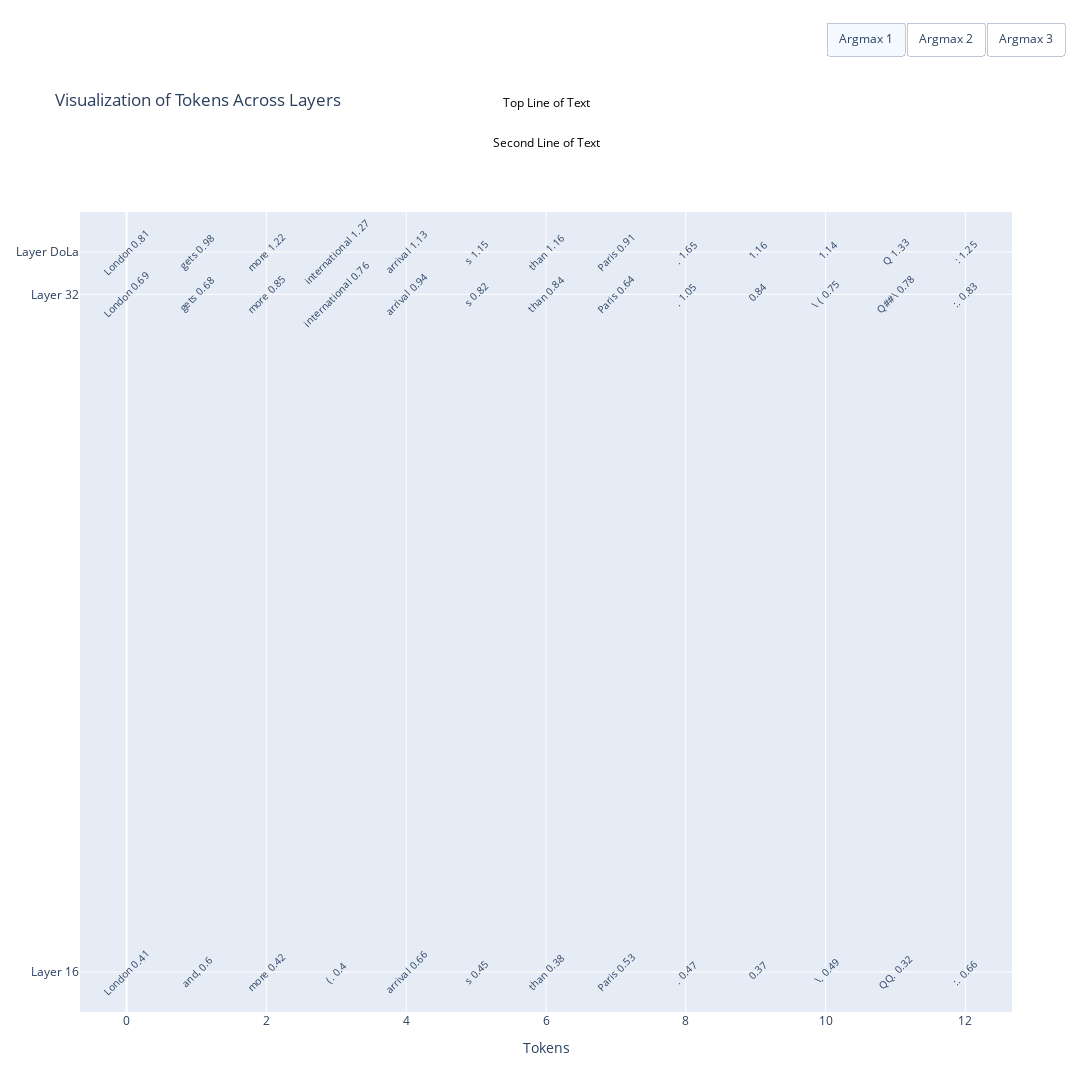

The notebook cell saved with this chart:
### Code cell
import plotly.graph_objects as go

# Initialize the figure
fig = go.Figure()

# Assume `layer_tokens_dict` and `tokenizer` are already defined as in your original script.
layer_tokens_dict = layer_tokens
layer_tokens_logits = logits
most_pick_layer = 16

# Add traces for each layer and prepare annotations
annotations = []
offset = 0.8
max_layer = max(layer_tokens_dict.keys())
argmax = 3

# Track traces for each layer
layer_traces = {layer: [] for layer in layer_tokens_dict.keys()}

for layer, tokens in layer_tokens_dict.items():
    # Decode tokens
    tokens_str = [tokenizer.decode(tkn, skip_special_tokens=True) for tkn in tokens]
    tokens_logits = layer_tokens_logits[layer]
    
    # Add the first word as visible and create annotations for them
    for i, token in enumerate(tokens_str):
        words = token.split(' ')
        # Add markers
        fig.add_trace(go.Scatter(
            x=[i],
            y=[layer],
            mode='text',
            #marker=dict(color='blue' if layer == most_pick_layer else 'red', size=6),
            visible=True,  # Only first words are visible initially,
            #name=layer,
        )).update_traces(showlegend=False).select_traces()

        # # Store trace index for the layer
        # layer_traces[layer].append(len(fig.data) - 1)
        
        # Add annotations for the first word
        annotations.append(go.layout.Annotation(
            x=i,
            y=layer,
            text=words[0]+'\n'+str(np.float16(tokens_logits[i][0].round(decimals=2).item())),  # Just the first word
            xanchor='center',
            yanchor='middle',
            showarrow=False,
            font=dict(size=10),
            textangle=-45
        ))

# Add two lines of text on top of the plot
text_annotations = [
    go.layout.Annotation(
        x=0.5,
        y=1.15,
        xref="paper",
        yref="paper",
        text="Top Line of Text",  # Replace with your desired text
        showarrow=False,
        font=dict(size=12, color="black"),
        xanchor='center',
        yanchor='top',
        align='center'
    ),
    go.layout.Annotation(
        x=0.5,
        y=1.10,
        xref="paper",
        yref="paper",
        text="Second Line of Text",  # Replace with your desired text
        showarrow=False,
        font=dict(size=12, color="black"),
        xanchor='center',
        yanchor='top',
        align='center'
    )
]
annotations.extend(text_annotations)

# Add buttons to toggle visibility and update annotations
buttons = []

for i in range(argmax):  # Assuming a max of 3 tokens
    # Set up visibility for each token's words
    visibility = [i == (word_index % argmax) for layer in layer_tokens_dict for word_index in range(argmax)]
    
    # Create new annotations for each word
    new_annotations = []
    j = 0
    for layer, tokens in layer_tokens_dict.items():
        tokens_str = [tokenizer.decode(tkn, skip_special_tokens=True) for tkn in tokens]
        tokens_logits = layer_tokens_logits[layer]

        for token_index, token in enumerate(tokens_str):
            words = token.split(' ')
            if len(words) > i:
                
                # print("logits", tokens_logits[token_index][i])
                
                new_annotations.append(go.layout.Annotation(
                    x=token_index,
                    y=layer,
                    text=words[i]+'\n'+str(np.float16(tokens_logits[token_index][i].round(decimals=2).item())),  # Show i-th word np.float16(logits[16][0][0].round(decimals=2).item())
                    xanchor='center',
                    yanchor='middle',
                    showarrow=False,
                    font=dict(size=10),
                    textangle=-45
                ))
                new_annotations.extend(text_annotations)

        j = j+1
        
    buttons.append(dict(
        label=f'Argmax {i+1}',
        method='update',
        args=[{'visible': visibility},
              {'annotations': new_annotations},
              {'title': f'Showing word {i+1} for each token'}]
    ))


# annotations.append(text_annotations)
# Add buttons to toggle layer visibility
# buttons_2 = []

# for layer in layer_tokens_dict.keys():
#     # Determine which traces to show/hide
#     #visibility = [i in layer_traces[layer] for i in range(len(fig.data))]
#     hidden = [layer_traces[l] for l in  layer_tokens_dict.keys() if l != layer]
#     visibility = [layer_traces[l] for l in  layer_tokens_dict.keys()]
    
    
#     buttons_2.append(dict(
#         label=f'Layer {layer}',
#         method='restyle',
#         args=[{'visible': False}, hidden],
#         # args2=[{'visible': visibility}]
#     ))

# # Update the layout to add buttons, annotations, and y-axis layer labels
# buttons.extend(buttons_2)
fig.update_layout(
    updatemenus=[dict(
        type="buttons",
        direction="right",
        buttons=buttons,
        pad={"r": 10, "t": 10},  # Adjust spacing to position the buttons
        showactive=True,
        x=0.80,  # Center the buttons
        xanchor="left",
        y=1.25,  # Position above the plot
        yanchor="top"
    )],
    annotations=annotations,
    yaxis=dict(
        # Use the layer numbers as tick text
        ticktext=[f'Layer {layer}' if layer != max_layer else 'Layer DoLa' for layer in layer_tokens_dict.keys()],
        tickvals=list(layer_tokens_dict.keys())
    ),
    xaxis_title="Tokens",
    title="Visualization of Tokens Across Layers",
    autosize=False,
    width=1600,
    height=1600

)

# Plot the figure
fig.show()
fig.write_html("./results/test_file.html")
